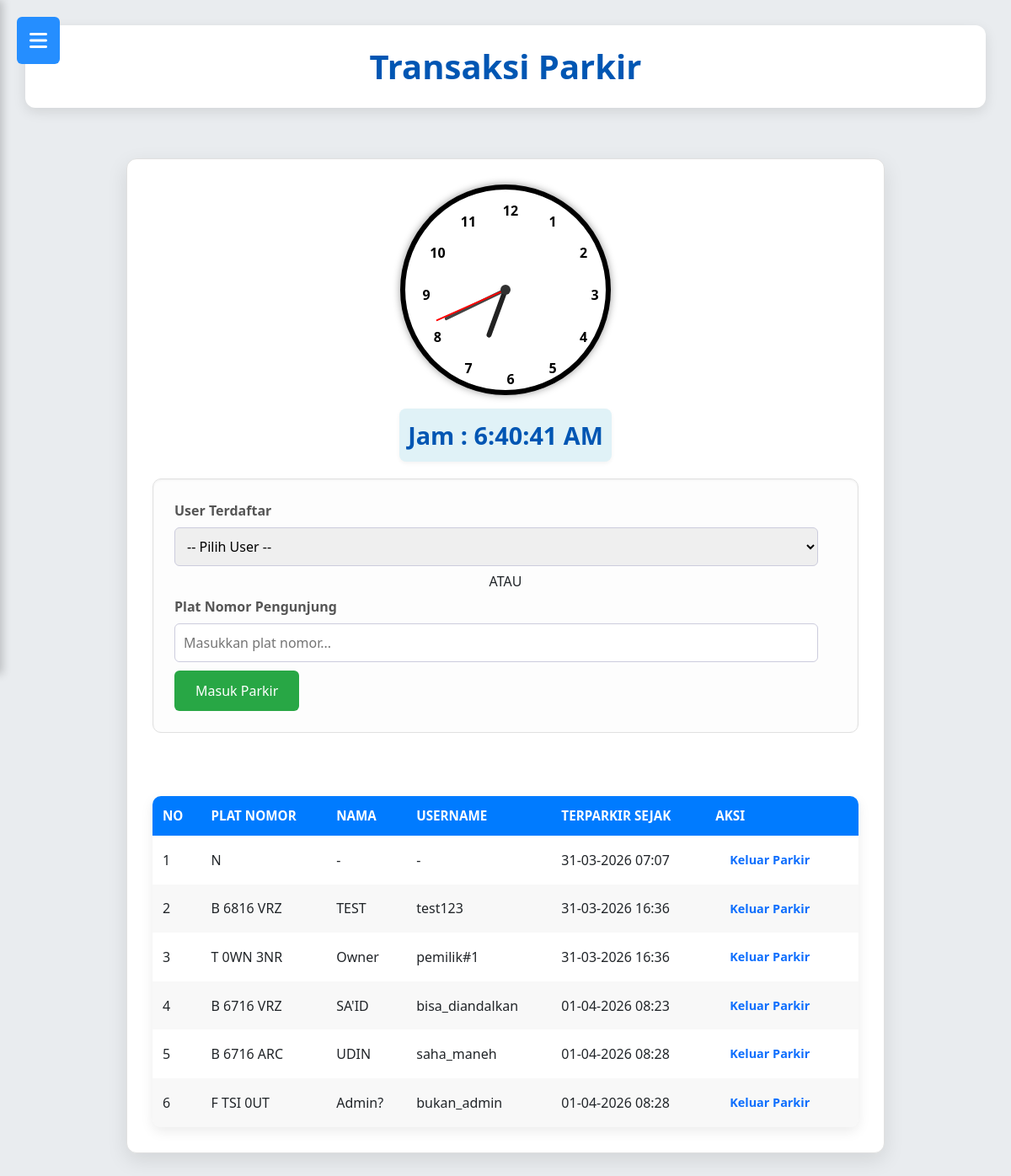
The app's page /transaksi_parkir.php (signed in) with its own data.
### tables this page shows
CREATE TABLE `tb_transaksi` (
  `id_parkir` int(11) NOT NULL,
  `id_kendaraan` int(11) DEFAULT NULL,
  `plat_nomor` varchar(20) DEFAULT NULL,
  `plat_nomor_tamu` varchar(15) DEFAULT NULL,
  `waktu_masuk` datetime NOT NULL,
  `waktu_keluar` datetime DEFAULT NULL,
  `id_tarif` int(11) DEFAULT NULL,
  `durasi_jam` int(5) NOT NULL,
  `biaya_total` decimal(10,0) NOT NULL,
  `status` enum('masuk','keluar') NOT NULL,
  `id_user` int(11) DEFAULT NULL,
  `id_area` int(11) DEFAULT NULL,
  `jenis_transaksi` enum('user','tamu') NOT NULL DEFAULT 'user'
);

CREATE TABLE `tb_user` (
  `id_user` int(11) NOT NULL,
  `nama_lengkap` varchar(50) NOT NULL,
  `username` varchar(50) NOT NULL,
  `password` varchar(100) NOT NULL,
  `role` enum('admin','petugas','owner') NOT NULL,
  `status_aktif` tinyint(1) NOT NULL
);

### transaksi_parkir.php (the view, shortened to what this page needs)
<?php
include 'koneksi_parkir.php';
$plat     = strtoupper(trim($_POST['plat_nomor'] ?? ''));
$data_parkir = $conn->query("
    SELECT
        t.id_parkir,
        t.waktu_masuk,
        COALESCE(k.plat_nomor, t.plat_nomor, t.plat_nomor_tamu) AS plat_nomor,
        u.nama_lengkap,
        u.username
    FROM tb_transaksi t
    LEFT JOIN tb_kendaraan k ON t.id_kendaraan = k.id_kendaraan
    LEFT JOIN tb_user u ON t.id_user = u.id_user
    WHERE t.status = 'masuk'
    ORDER BY t.waktu_masuk ASC
");
?>
<!DOCTYPE html>
<html lang="id">
<head>
    <link rel="stylesheet" href="desain_parkir.css">
    <link href="https://cdn.jsdelivr.net/npm/bootstrap@5.3.0/dist/css/bootstrap.min.css" rel="stylesheet">
    <link href="https://cdnjs.cloudflare.com/ajax/libs/font-awesome/6.4.2/css/all.min.css" rel="stylesheet">
    <link href="https://cdnjs.cloudflare.com/ajax/libs/font-awesome/6.4.0/css/all.min.css" rel="stylesheet">
    <link rel="stylesheet" href="https://cdnjs.cloudflare.com/ajax/libs/font-awesome/6.0.0-beta3/css/all.min.css">
    <link rel="stylesheet" href="https://cdnjs.cloudflare.com/ajax/libs/font-awesome/6.4.0/css/all.min.css">
    <link rel="stylesheet" href="https://cdn.datatables.net/1.13.4/css/jquery.dataTables.min.css">
</head>
<body>
<div class="wrapper">
    <?php include 'sidebar_parkiran.php'; ?>
    <main class="main-content">
    <header class="main-header">
        <h2>Transaksi Parkir</h2>
    </header>
    <div class="content-body">
     <div class="clock-container">
        <div class="analog-clock-wrapper">
            <div class="analog-clock" id="clock">
                <div class="hand hour" id="hourHand"></div>
                <div class="hand minute" id="minuteHand"></div>
                <div class="hand second" id="secondHand"></div>
                <div class="center-dot"></div>
     <div class="clock-number" data-number="1">1</div>
     <div class="clock-number" data-number="2">2</div>
     <div class="clock-number" data-number="3">3</div>
     <div class="clock-number" data-number="4">4</div>
     <div class="clock-number" data-number="5">5</div>
     <div class="clock-number" data-number="6">6</div>
     <div class="clock-number" data-number="7">7</div>
     <div class="clock-number" data-number="8">8</div>
     <div class="clock-number" data-number="9">9</div>
     <div class="clock-number" data-number="10">10</div>
     <div class="clock-number" data-number="11">11</div>
     <div class="clock-number" data-number="12">12</div>
    </div>
</div>
<div class="current-time-display">Jam : <span id="current-time"></span>
</div>
</div>
<form method="POST" class="form-transaksi" style="margin-bottom:20px;">
    <label>User Terdaftar</label>
    <select name="username">
        <option value="">-- Pilih User --</option>
    </select>
    <div style="text-align:center; margin:6px 0;">ATAU</div>
    <label>Plat Nomor Pengunjung</label>
    <input
        type="text"
        name="plat_nomor"
        placeholder="Masukkan plat nomor..."
        value="<?= htmlspecialchars($plat ?? '') ?>"
    >
    <button type="submit">Masuk Parkir</button>
</form>
<div class="empty-space"></div>
<table>
    <thead>
        <tr>
            <th>No</th>
            <th>Plat Nomor</th>
            <th>Nama</th>
            <th>Username</th>
            <th>Terparkir Sejak</th>
            <th>Aksi</th>
        </tr>
    </thead>
    <tbody>
    <?php $no = 1; ?>
    <?php if ($data_parkir && $data_parkir->num_rows > 0): ?>
        <?php while ($row = $data_parkir->fetch_assoc()): ?>
        <tr>
            <td><?= $no++ ?></td>
            <td><?= htmlspecialchars($row['plat_nomor'] ?? '-') ?></td>
            <td><?= htmlspecialchars($row['nama_lengkap'] ?? '-') ?></td>
            <td><?= htmlspecialchars($row['username'] ?? '-') ?></td>
            <td><?= date('d-m-Y H:i', strtotime($row['waktu_masuk'])) ?></td>
            <td>
                <a class="action-link"
                   href="?keluar=<?= $row['id_parkir'] ?>">
                   Keluar Parkir
                </a>
            </td>
        </tr>
        <?php endwhile; ?>
    <?php endif; ?>
    </tbody>
</table>
    </div>
    </main>
</div>
</body>
</html>

### desain_parkir.css (style rules this page uses)
body { font-family: 'Segoe UI', Tahoma, Geneva, Verdana, sans-serif; margin: 0; background-color: #e9ecef; color: #343a40; line-height: 1.6; display: flex; min-height: 100vh; }
.wrapper { display: flex; width: 100%; }
.empty-space { margin-bottom: 20px; margin-left: 10px; padding: 15px; }
:root { --sidebar-width: 250px; }
.main-content { flex-grow: 1; padding: 30px; background-color: #e9ecef; overflow-x: hidden; transition: margin-left 0.3s ease; margin-left: 0 !important; }
.main-header { background-color: #ffffff; padding: 25px 35px; border-radius: 12px; box-shadow: 0 5px 15px rgba(0,0,0,0.1); margin-bottom: 35px; text-align: center; }
.current-time-display { font-size:1.8em; font-weight:bold; color:#0056b3; text-align:center; margin-bottom:20px; padding:10px; background-color:#e0f2f7; border-radius:8px; box-shadow:0 2px 5px rgba(0,0,0,0.05) }
.clock-container { display: flex; flex-direction: column; align-items: center; gap: 1rem; }
.analog-clock-wrapper { width: 250px; height: 250px; position: relative; background-color: white; border-radius: 50%; border: 6px solid #000; box-shadow: 0 0 10px rgba(0, 0, 0, 0.4); }
.analog-clock { width: 100%; height: 100%; position: relative; }
.center-dot { width: 12px; height: 12px; background-color: #313131; border-radius: 50%; position: absolute; top: 50%; left: 50%; transform: translate(-50%, -50%); z-index: 10; }
.hand { position: absolute; bottom: 50%; left: 50%; transform-origin: bottom center; transform: translateX(-50%) rotate(0deg); background-color: #000; border-radius: 4px; z-index: 5; }
.hand.hour { width: 6px; height: 60px; background-color: #222; }
.hand.minute { width: 4px; height: 80px; background-color: #444; }
.hand.second { width: 2px; height: 90px; background-color: red; }
.clock-number { position: absolute; width: 30px; height: 30px; text-align: center; line-height: 30px; transform: translate(-50%, -50%); font-weight: bold; color: #000; font-size: 16px; }
.main-header h2 { margin: 0; color: #0056b3; font-size: 2.5em; font-weight: 700; }
:root { --masuk-color: #28a745; --keluar-color: #ff6600; --terparkir-color: #ffc107; }
.content-body { max-width: 900px; margin: 0 auto; margin-top: 60px; background-color: #ffffff; border: 1px solid #e0e0e0; padding: 30px; border-radius: 12px; box-shadow: 0 8px 25px rgba(0, 0, 0, 0.1); }
h2, h3 { color: #0056b3; text-align: center; margin-bottom: 20px; }
form { margin-bottom: 25px; padding: 25px; border: 1px solid #e0e0e0; border-radius: 10px; background-color: #fdfdfd; box-shadow: inset 0 1px 3px rgba(0, 0, 0, 0.05); }
label { display: block; margin-bottom: 8px; font-weight: 600; color: #555; }
input[type="text"], input[type="number"], input[type="password"], input[type="date"], textarea, select, input[type="time"] { width: calc(100% - 22px); padding: 10px; margin-bottom: 10px; border: 1px solid #ccd; border-radius: 6px; font-size: 1em; box-sizing: border-box; transition: border-color 0.3s ease, box-shadow 0.3s ease; }
button { background-color: #28a745; color: white; padding: 12px 25px ; border: none; border-radius: 6px !important; cursor: pointer; font-size: 1.1em; font-weight: 500; transition: background-color 0.3s ease, transform 0.2s ease, box-shadow 0.3s ease; margin-right: 10px; }
table { width: 100%; border-collapse: collapse; margin-top: 25px; box-shadow: 0 5px 15px rgba(0, 0, 0, 0.08); border-radius: 10px; overflow: hidden; background-color: #ffffff; }
th, td { border: 1px solid #e0e0e0; padding: 12px; text-align: left; }
th { background-color: #007bff; color: white; font-weight: bold; text-transform: uppercase; font-size: 0.95em; }
tr:nth-child(even) { background-color: #f8f8f8; }
.action-link { display: inline-block; padding: 6px 12px; margin: 0 5px; border-radius: 5px; text-decoration: none; font-size: 0.9em; font-weight: 600; transition: background-color 0.2s ease, transform 0.1s ease; }

### records on screen
tb_transaksi: plat_nomor "N", nama_lengkap "-", username "-", waktu_masuk "31-03-2026 07:07"
tb_transaksi: plat_nomor "B 6816 VRZ", id_user.nama_lengkap "TEST", id_user.username "test123", waktu_masuk "31-03-2026 16:36"
tb_transaksi: plat_nomor "T 0WN 3NR", id_user.nama_lengkap "Owner", id_user.username "pemilik#1", waktu_masuk "31-03-2026 16:36"
tb_transaksi: plat_nomor "B 6716 VRZ", id_user.nama_lengkap "SA'ID", id_user.username "bisa_diandalkan", waktu_masuk "01-04-2026 08:23"
tb_transaksi: plat_nomor "B 6716 ARC", id_user.nama_lengkap "UDIN", id_user.username "saha_maneh", waktu_masuk "01-04-2026 08:28"
tb_transaksi: plat_nomor "F TSI 0UT", id_user.nama_lengkap "Admin?", id_user.username "bukan_admin", waktu_masuk "01-04-2026 08:28"
